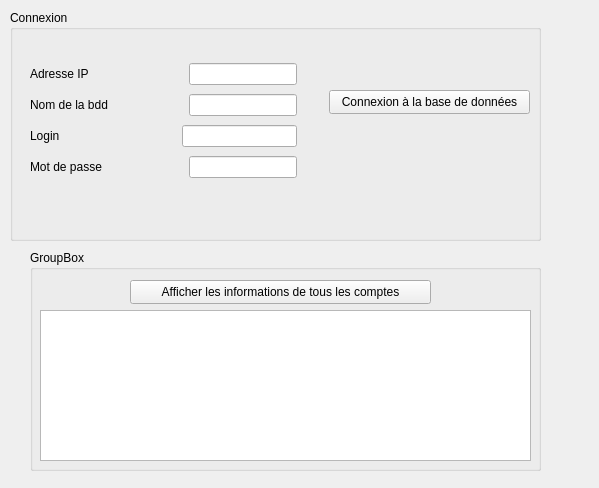
<?xml version="1.0" encoding="UTF-8"?>
<ui version="4.0">
 <class>Widget</class>
 <widget class="QWidget" name="Widget">
  <property name="geometry">
   <rect>
    <x>0</x>
    <y>0</y>
    <width>599</width>
    <height>488</height>
   </rect>
  </property>
  <property name="windowTitle">
   <string>Widget</string>
  </property>
  <widget class="QGroupBox" name="groupBoxConnexion">
   <property name="geometry">
    <rect>
     <x>10</x>
     <y>10</y>
     <width>531</width>
     <height>231</height>
    </rect>
   </property>
   <property name="title">
    <string>Connexion</string>
   </property>
   <widget class="QPushButton" name="pushButtonConnexionBDD">
    <property name="geometry">
     <rect>
      <x>319</x>
      <y>80</y>
      <width>201</width>
      <height>24</height>
     </rect>
    </property>
    <property name="text">
     <string>Connexion à la base de données</string>
    </property>
   </widget>
   <widget class="QWidget" name="">
    <property name="geometry">
     <rect>
      <x>20</x>
      <y>50</y>
      <width>267</width>
      <height>124</height>
     </rect>
    </property>
    <layout class="QVBoxLayout" name="verticalLayout">
     <item>
      <layout class="QHBoxLayout" name="horizontalLayout">
       <item>
        <widget class="QLabel" name="labelAdresseIP">
         <property name="text">
          <string>Adresse IP</string>
         </property>
        </widget>
       </item>
       <item>
        <spacer name="horizontalSpacer">
         <property name="orientation">
          <enum>Qt::Horizontal</enum>
         </property>
         <property name="sizeHint" stdset="0">
          <size>
           <width>40</width>
           <height>20</height>
          </size>
         </property>
        </spacer>
       </item>
       <item>
        <widget class="QLineEdit" name="lineEditAdresseIP"/>
       </item>
      </layout>
     </item>
     <item>
      <layout class="QHBoxLayout" name="horizontalLayout_2">
       <item>
        <widget class="QLabel" name="labelNomBDD">
         <property name="text">
          <string>Nom de la bdd</string>
         </property>
        </widget>
       </item>
       <item>
        <spacer name="horizontalSpacer_2">
         <property name="orientation">
          <enum>Qt::Horizontal</enum>
         </property>
         <property name="sizeHint" stdset="0">
          <size>
           <width>40</width>
           <height>20</height>
          </size>
         </property>
        </spacer>
       </item>
       <item>
        <widget class="QLineEdit" name="lineEditNomBdd"/>
       </item>
      </layout>
     </item>
     <item>
      <layout class="QHBoxLayout" name="horizontalLayout_3">
       <item>
        <widget class="QLabel" name="labelLogin">
         <property name="text">
          <string>Login</string>
         </property>
        </widget>
       </item>
       <item>
        <spacer name="horizontalSpacer_3">
         <property name="orientation">
          <enum>Qt::Horizontal</enum>
         </property>
         <property name="sizeHint" stdset="0">
          <size>
           <width>40</width>
           <height>20</height>
          </size>
         </property>
        </spacer>
       </item>
       <item>
        <widget class="QLineEdit" name="lineEditLogin"/>
       </item>
      </layout>
     </item>
     <item>
      <layout class="QHBoxLayout" name="horizontalLayout_4">
       <item>
        <widget class="QLabel" name="labelMDP">
         <property name="text">
          <string>Mot de passe</string>
         </property>
        </widget>
       </item>
       <item>
        <spacer name="horizontalSpacer_4">
         <property name="orientation">
          <enum>Qt::Horizontal</enum>
         </property>
         <property name="sizeHint" stdset="0">
          <size>
           <width>40</width>
           <height>20</height>
          </size>
         </property>
        </spacer>
       </item>
       <item>
        <widget class="QLineEdit" name="lineEditMDP"/>
       </item>
      </layout>
     </item>
    </layout>
   </widget>
  </widget>
  <widget class="QGroupBox" name="groupBoxInfos">
   <property name="geometry">
    <rect>
     <x>30</x>
     <y>250</y>
     <width>511</width>
     <height>221</height>
    </rect>
   </property>
   <property name="title">
    <string>GroupBox</string>
   </property>
   <widget class="QPushButton" name="pushButtonAfficheInfos">
    <property name="geometry">
     <rect>
      <x>100</x>
      <y>30</y>
      <width>301</width>
      <height>24</height>
     </rect>
    </property>
    <property name="text">
     <string>Afficher les informations de tous les comptes</string>
    </property>
   </widget>
   <widget class="QTextEdit" name="textEditInfos">
    <property name="geometry">
     <rect>
      <x>10</x>
      <y>60</y>
      <width>491</width>
      <height>151</height>
     </rect>
    </property>
   </widget>
  </widget>
 </widget>
 <resources/>
 <connections/>
</ui>
